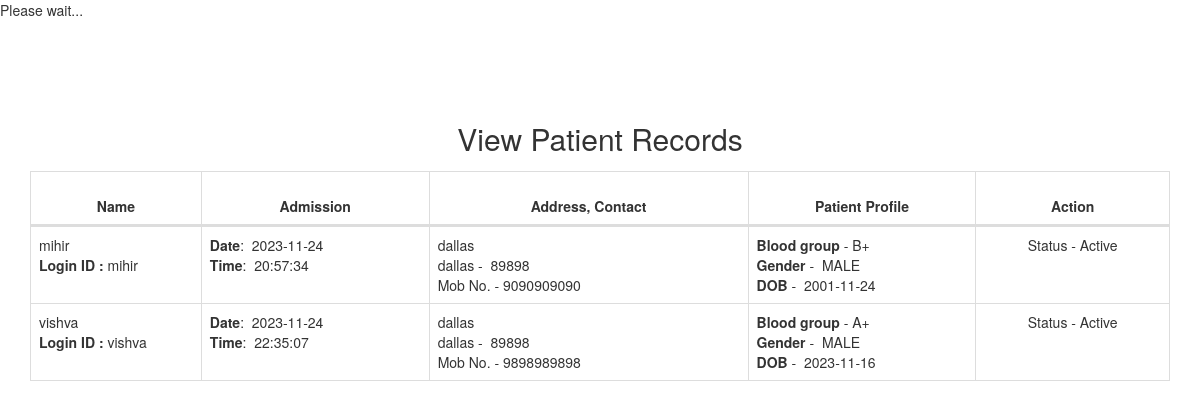
Page /Patient/viewpatient.php on the committed database.
### tables this page shows
CREATE TABLE `patient` (
  `patientid` int(10) NOT NULL,
  `patientname` varchar(50) NOT NULL,
  `admissiondate` date NOT NULL,
  `admissiontime` time NOT NULL,
  `address` varchar(250) NOT NULL,
  `mobileno` varchar(15) NOT NULL,
  `city` varchar(25) NOT NULL,
  `pincode` varchar(20) NOT NULL DEFAULT '000000',
  `loginid` varchar(50) NOT NULL,
  `password` varchar(25) NOT NULL,
  `bloodgroup` varchar(20) NOT NULL,
  `gender` varchar(10) NOT NULL,
  `dob` date NOT NULL,
  `status` varchar(10) NOT NULL
);

### Patient/viewpatient.php (the view, shortened to what this page needs)
<?php
include("adformheader.php");
include("dbconnection.php");
?>
<div class="container-fluid">
  <div class="block-header">
    <h2 class="text-center">View Patient Records</h2>
  </div>
<div class="card">
  <section class="container">
    <table class="table table-bordered table-striped table-hover js-basic-example dataTable">
      <thead>
        <tr>
          <th width="15%" height="36"><div align="center">Name</div></th>
          <th width="20%"><div align="center">Admission</div></th>
          <th width="28%"><div align="center">Address, Contact</div></th>
          <th width="20%"><div align="center">Patient Profile</div></th>
          <th width="17%"><div align="center">Action</div></th>
        </tr>
      </thead>
      <tbody>
       <?php
       $sql ="SELECT * FROM patient";
       $qsql = mysqli_query($con,$sql);
       while($rs = mysqli_fetch_array($qsql))
       {
        echo "<tr>
        <td>$rs[patientname]<br>
        <strong>Login ID :</strong> $rs[loginid] </td>
        <td>
        <strong>Date</strong>: &nbsp;$rs[admissiondate]<br>
        <strong>Time</strong>: &nbsp;$rs[admissiontime]</td>
        <td>$rs[address]<br>$rs[city] -  &nbsp;$rs[pincode]<br>
        Mob No. - $rs[mobileno]</td>
        <td><strong>Blood group</strong> - $rs[bloodgroup]<br>
        <strong>Gender</strong> - &nbsp;$rs[gender]<br>
        <strong>DOB</strong> - &nbsp;$rs[dob]</td>
        <td align='center'>Status - $rs[status] <br>";
        echo "</td></tr>";
      }
      ?>
    </tbody>
  </table>
</section>
</div>
</div>
<?php
include("adformfooter.php");
?>

### rows in the picture
patient: patientname "mihir", loginid "mihir", admissiondate "2023-11-24", admissiontime "20:57:34", address "dallas", city "dallas", pincode "89898", mobileno "9090909090", bloodgroup "B+", gender "MALE", dob "2001-11-24", status "Active"
patient: patientname "vishva", loginid "vishva", admissiondate "2023-11-24", admissiontime "22:35:07", address "dallas", city "dallas", pincode "89898", mobileno "9898989898", bloodgroup "A+", gender "MALE", dob "2023-11-16", status "Active"
